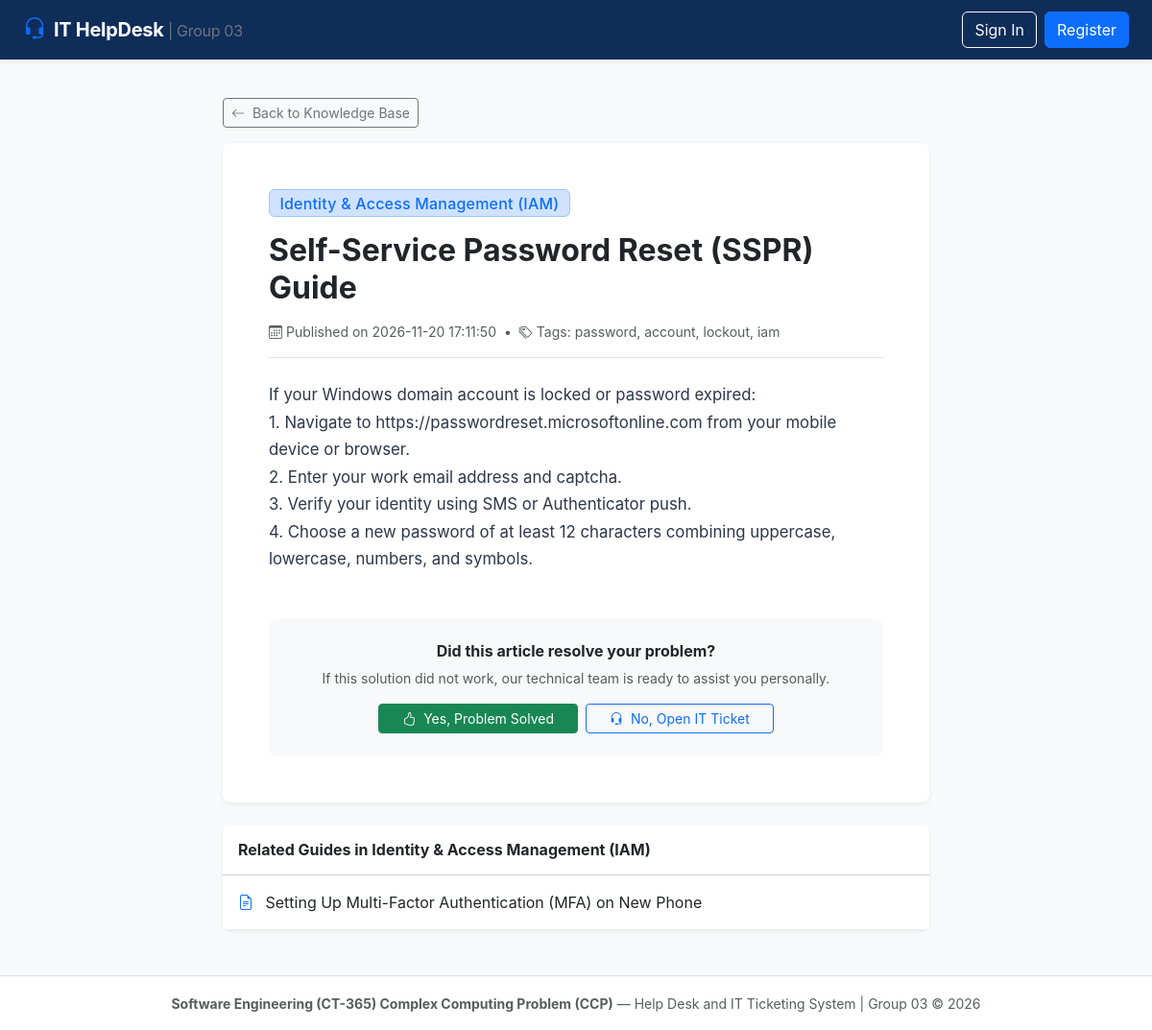
The page /kb/2 on the database its author committed.
### tables this page shows
CREATE TABLE categories (
        category_id INTEGER PRIMARY KEY AUTOINCREMENT,
        name VARCHAR(50) NOT NULL UNIQUE,
        description TEXT,
        sla_id INTEGER NOT NULL,
        FOREIGN KEY (sla_id) REFERENCES sla_policies(sla_id) ON DELETE RESTRICT
    );

CREATE TABLE kb_articles (
        article_id INTEGER PRIMARY KEY AUTOINCREMENT,
        title VARCHAR(150) NOT NULL,
        content TEXT NOT NULL,
        category_id INTEGER NOT NULL,
        tags VARCHAR(150),
        created_at TIMESTAMP DEFAULT CURRENT_TIMESTAMP,
        FOREIGN KEY (category_id) REFERENCES categories(category_id) ON DELETE CASCADE
    );

### SourceCode/routes/kb_routes.py (the view)
@kb_bp.route('/kb/<int:article_id>')
def article_detail(article_id):
    db = get_db()
    article = db.execute("""
        SELECT k.*, c.name AS category_name
        FROM kb_articles k
        JOIN categories c ON k.category_id = c.category_id
        WHERE k.article_id = ?
    """, (article_id,)).fetchone()
    if not article:
        return "Knowledge base article not found.", 404
    related = db.execute("""
        SELECT article_id, title FROM kb_articles
        WHERE category_id = ? AND article_id != ?
        LIMIT 4
    """, (article['category_id'], article_id)).fetchall()
    return render_template('kb/detail.html', article=article, related=related)

### SourceCode/database.py (called while the page is built)
def get_db():
    if 'db' not in g:
        g.db = sqlite3.connect(
            Config.DATABASE,
            detect_types=sqlite3.PARSE_DECLTYPES | sqlite3.PARSE_COLNAMES
        )
        g.db.row_factory = sqlite3.Row
        g.db.execute("PRAGMA foreign_keys = ON;")
    return g.db

### SourceCode/templates/kb/detail.html (shortened to what this page needs)
{% extends "base.html" %}
{% block content %}
<div class="container py-4">
    <div class="row justify-content-center">
        <div class="col-lg-8">
            <div class="mb-3">
                <a href="{{ url_for('kb.list_articles') }}" class="btn btn-outline-secondary btn-sm">
                    <i class="bi bi-arrow-left me-1"></i> Back to Knowledge Base
                </a>
            </div>
            <div class="card shadow-sm border-0 mb-4">
                <div class="card-body p-4 p-md-5">
                    <div class="mb-3">
                        <span class="badge bg-primary-subtle text-primary border border-primary-subtle fs-6">
                            {{ article['category_name'] }}
                        </span>
                    </div>
                    <h2 class="fw-bold text-dark mb-3">{{ article['title'] }}</h2>
                    <div class="text-muted small mb-4 pb-3 border-bottom d-flex align-items-center">
                        <i class="bi bi-calendar3 me-1"></i> Published on {{ article['created_at'] }}
                        <span class="mx-2">•</span>
                        <i class="bi bi-tags me-1"></i> Tags: {{ article['tags'] }}
                    </div>
                    <div class="article-content" style="white-space: pre-wrap; line-height: 1.7; font-size: 1.05rem; color: #2d3748;">{{ article['content'] }}</div>
                    <div class="card bg-light border-0 p-4 mt-5 text-center">
                        <h6 class="fw-bold mb-2">Did this article resolve your problem?</h6>
                        <p class="text-muted small mb-3">If this solution did not work, our technical team is ready to assist you personally.</p>
                        <div class="d-flex justify-content-center gap-2">
                            <a href="{{ url_for('tickets.list_tickets') }}" class="btn btn-success btn-sm px-4">
                                <i class="bi bi-hand-thumbs-up me-1"></i> Yes, Problem Solved
                            </a>
                            <a href="{{ url_for('tickets.create_ticket') }}" class="btn btn-outline-primary btn-sm px-4">
                                <i class="bi bi-headset me-1"></i> No, Open IT Ticket
                            </a>
                        </div>
                    </div>
                </div>
            </div>
            {% if related %}
            <div class="card shadow-sm border-0 mb-4">
                <div class="card-header bg-white py-3">
                    <h6 class="fw-bold mb-0 text-dark">Related Guides in {{ article['category_name'] }}</h6>
                </div>
                <div class="list-group list-group-flush">
                    {% for r in related %}
                    <a href="{{ url_for('kb.article_detail', article_id=r['article_id']) }}" class="list-group-item list-group-item-action py-3">
                        <i class="bi bi-file-earmark-text text-primary me-2"></i> {{ r['title'] }}
                    </a>
                    {% endfor %}
                </div>
            </div>
            {% endif %}
        </div>
    </div>
</div>
{% endblock %}

### SourceCode/static/css/style.css (style rules this page uses)
body { font-family: -apple-system, BlinkMacSystemFont, "Segoe UI", Roboto, "Helvetica Neue", Arial, sans-serif; color: #2b303a; background-color: #f7f9fc; }
.card { border-radius: 0.5rem; }
.badge { font-weight: 500; letter-spacing: 0.2px; }

### rows shown on the page
categories: category_name "Identity & Access Management (IAM)"
kb_articles: title "Self-Service Password Reset (SSPR) Guide", created_at "2026-11-20 17:11:50", tags "password, account, lockout, iam", content "If your Windows domain account is locked or password expired: 1. Navigate to https://passwordreset.microsoftonline.com from your mobile device or browser. 2. Enter your work email address and captcha. 3. Verify your identity using SMS or Authenticator push. 4. Choose a new password of at least 12 characters combining uppercase, lowercase, numbers, and symbols."
kb_articles: title "Setting Up Multi-Factor Authentication (MFA) on New Phone"
